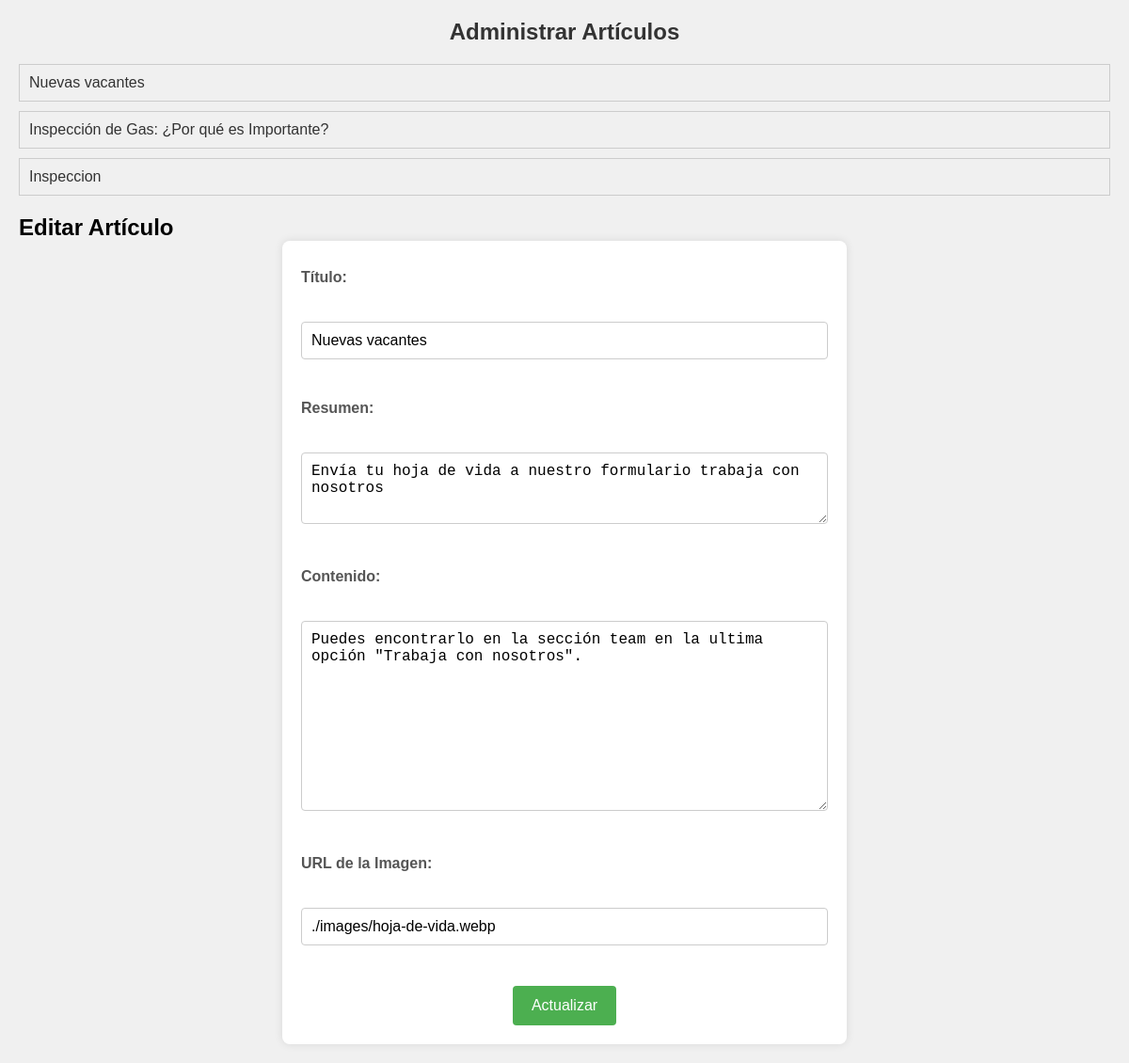
Page /admin_edit.php?id=3 on the committed database.
### tables this page shows
CREATE TABLE `admin_blog` (
  `id` int(11) NOT NULL,
  `titulo` varchar(255) NOT NULL,
  `resumen` text NOT NULL,
  `contenido` text NOT NULL,
  `url_imagen` varchar(255) DEFAULT NULL,
  `fecha_creacion` timestamp NOT NULL DEFAULT current_timestamp(),
  `fecha_actualizacion` timestamp NOT NULL DEFAULT current_timestamp() ON UPDATE current_timestamp()
);

### controlador/conexion.php (called while the page is built, shortened)
<?php
class PDODB
{
    private $servidor;
    private $usuario;
    private $contrasena;
    private $basededatos;
    private $conexion;
    function __construct()
    {
        $this->servidor = "localhost";
        $this->usuario = "root";
        $this->contrasena = "";
        $this->basededatos = "eyc_proyecto_pagina";
    }
    function conectar()
    {
        $opciones = array(
            PDO::MYSQL_ATTR_INIT_COMMAND => "SET NAMES utf8",
            PDO::MYSQL_ATTR_FOUND_ROWS => TRUE
        );
        $this->conexion = new PDO(
            'mysql:host=' . $this->servidor . ';dbname=' . $this->basededatos,
            $this->usuario,
            $this->contrasena,
            $opciones
        );
    }
    function prepare($sql)
    {
        return $this->conexion->prepare($sql);
    }
    function consulta($query, $params = array())
    {
        try {
            $statement = $this->conexion->prepare($query);
            $statement->execute($params);
            return $statement->fetchAll(PDO::FETCH_ASSOC);
        } catch (PDOException $e) {
            echo "Error en la consulta: " . $e->getMessage();
            return false;
        }
    }
}
?>

### admin_edit.php (the view, shortened to what this page needs)
<?php
require_once './controlador/conexion.php';
$db = new PDODB();
$db->conectar();
$sql = "SELECT id, titulo FROM admin_blog ORDER BY fecha_actualizacion DESC";
$articulos = $db->consulta($sql);
function mostrarArticulos($articulos) {
    foreach ($articulos as $articulo) {
        echo '<li><a href="admin_edit.php?id=' . $articulo['id'] . '">' . htmlspecialchars($articulo['titulo']) . '</a></li>';
    }
}
?>
<!DOCTYPE html>
<html lang="es">
<head>
    <link rel="stylesheet" href="./css/admin_edit.css">
</head>
<body>
    <h1>Administrar Artículos</h1>
    <ul>
        <?php mostrarArticulos($articulos); ?>
    </ul>
    <?php if (isset($_GET['id'])): ?>
        <?php
        $id = $_GET['id'];
        $sql = "SELECT * FROM admin_blog WHERE id = :id";
        $stmt = $db->prepare($sql);
        $stmt->bindParam(':id', $id);
        $stmt->execute();
        $article = $stmt->fetch(PDO::FETCH_ASSOC);
        ?>
        <h2>Editar Artículo</h2>
        <form action="admin_edit.php" method="post">
            <label for="titulo">Título:</label><br>
            <input type="text" id="titulo" name="titulo" value="<?php echo $article['titulo']; ?>" required><br><br>
            <label for="resumen">Resumen:</label><br>
            <textarea id="resumen" name="resumen" rows="3" required><?php echo $article['resumen']; ?></textarea><br><br>
            <label for="contenido">Contenido:</label><br>
            <textarea id="contenido" name="contenido" rows="10" required><?php echo $article['contenido']; ?></textarea><br><br>
            <label for="url_imagen">URL de la Imagen:</label><br>
            <input type="text" id="url_imagen" name="url_imagen" value="<?php echo $article['url_imagen']; ?>" required><br><br>
            <button type="submit">Actualizar</button>
        </form>
    <?php endif; ?>
</body>
</html>

### css/admin_edit.css (style rules this page uses)
* { margin: 0; padding: 0; box-sizing: border-box; }
body { font-family: Arial, sans-serif; background-color: #f0f0f0; padding: 20px; }
h1 { text-align: center; margin-bottom: 20px; font-size: 24px; color: #333; }
form { max-width: 600px; margin: 0 auto; background-color: #fff; padding: 20px; border-radius: 8px; box-shadow: 0 0 10px rgba(0, 0, 0, 0.1); }
form label { display: block; margin-bottom: 10px; font-weight: bold; color: #555; }
form input[type="text"], form textarea { width: 100%; padding: 10px; margin-bottom: 15px; border: 1px solid #ccc; border-radius: 4px; font-size: 16px; }
form textarea { resize: vertical; }
form button[type="submit"] { background-color: #4CAF50; color: white; padding: 12px 20px; border: none; border-radius: 4px; cursor: pointer; font-size: 16px; display: block; margin: 0 auto; }
form label, form input[type="text"], form textarea, form button[type="submit"] { margin-top: 10px; }
ul { list-style-type: none; padding: 0; margin: 20px 0; }
ul li { margin-bottom: 10px; }
ul li a { display: block; padding: 10px; background-color: #f0f0f0; border: 1px solid #ccc; text-decoration: none; color: #333; transition: background-color 0.3s ease; }

### rows in the picture
admin_blog: titulo "Nuevas vacantes", resumen "Envía tu hoja de vida a nuestro formulario trabaja con nosotros", contenido "Puedes encontrarlo en la sección team en la ultima opción \"Trabaja con nosotros\".", url_imagen "./images/hoja-de-vida.webp"
admin_blog: titulo "Inspección de Gas: ¿Por qué es Importante?"
admin_blog: titulo "Inspeccion"
